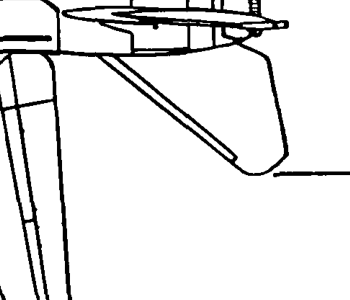
#> input picture references/NASA_stabilator_crop.png, 350 x 300 px, found by its file name
$ python extract_nasa_stab.py
#> lines starting #> are read from the running program, lines starting #| are printed output that depends on the picture; after the words box and inside, x2 and y2 are one past the last pixel; in counts of white or black regions, pixels touching at a corner belong together
import cv2, numpy as np, os
img=cv2.imread(r'C:\Users\dezen\Desktop\135er-Spandau-Defeat\side-projects\F14_TOMCAT_RC\\references\\NASA_stabilator_crop.png',0)
#> img is the input picture: shape (300, 350); min 0, max 255, mean 231.6
roi=img[20:210,60:310]
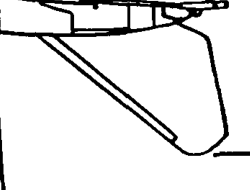
#> roi: shape (190, 250); min 0, max 255, mean 230
bw=cv2.threshold(roi,180,255,cv2.THRESH_BINARY_INV)[1]
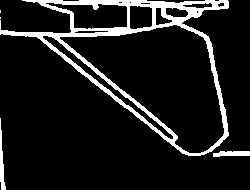
#> bw: shape (190, 250); 10.9% white; 5 white regions (2 under 20 px), largest, box (x1, y1, x2, y2) and area: (0, 0, 229, 156) 4775, (0, 118, 6, 190) 201, (213, 151, 250, 157) 176
# remove dimension line on far right / neighboring upper structure
bw[:,220:]=0
bw[:25,:]=0
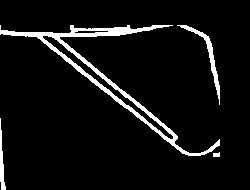
#> bw: shape (190, 250); 6.4% white; 4 white regions
contours,_=cv2.findContours(bw,cv2.RETR_EXTERNAL,cv2.CHAIN_APPROX_NONE)
#> contours = 4 contours, 1 with area under 20; largest, box (x1, y1, x2, y2) and area: (0, 25, 220, 156) 2944, (177, 25, 220, 105) 294, (0, 118, 6, 190) 127
arr=[]
for c in contours:
 x,y,w,h=cv2.boundingRect(c); a=cv2.contourArea(c)
 if a>100: arr.append((a,x,y,w,h,c))
#> this loop made 4 passes
#> (x, y, w, h, a) on passes 1 to 4: (213, 152, 7, 5, 18.5), (0, 118, 6, 72, 127), (177, 25, 43, 80, 294), (0, 25, 220, 131, 2944)
#> after the loop, arr = 3 items
for a,x,y,w,h,c in sorted(arr,reverse=True):
 print('contour',a,(x,y,w,h))
 eps=.012*cv2.arcLength(c,True)
 ap=cv2.approxPolyDP(c,eps,True).reshape(-1,2)
 print(ap.tolist())
 dbg=cv2.cvtColor(roi,cv2.COLOR_GRAY2BGR); cv2.drawContours(dbg,[c],-1,(0,0,255),2)
 for p in ap: cv2.circle(dbg,tuple(p),3,(255,0,0),-1)
 cv2.imwrite(r'C:\Users\dezen\Desktop\135er-Spandau-Defeat\side-projects\F14_TOMCAT_RC\\references\\NASA_stabilator_contour_debug.png',dbg)
 break
#> this loop made 1 pass
#> (a, x, y, w, h, eps) on pass 1: (2944, 0, 25, 220, 131, 9.92)
#| contour 2944.0 (0, 25, 220, 131)
#| [[0, 25], [39, 38], [182, 153], [219, 145], [183, 150], [59, 38], [172, 25]]
#> pass 1, `cv2.imwrite(r'C:\Users\dezen\Desktop\135er-Spandau-Defeat\side-project..`:
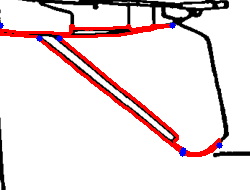
#> saved as NASA_stabilator_contour_debug.png: shape (190, 250, 3); mean B, G, R 224.7, 223.8, 237

$ run again, with references/NASA_F14_side_crop.png copied over references/NASA_stabilator_crop.png
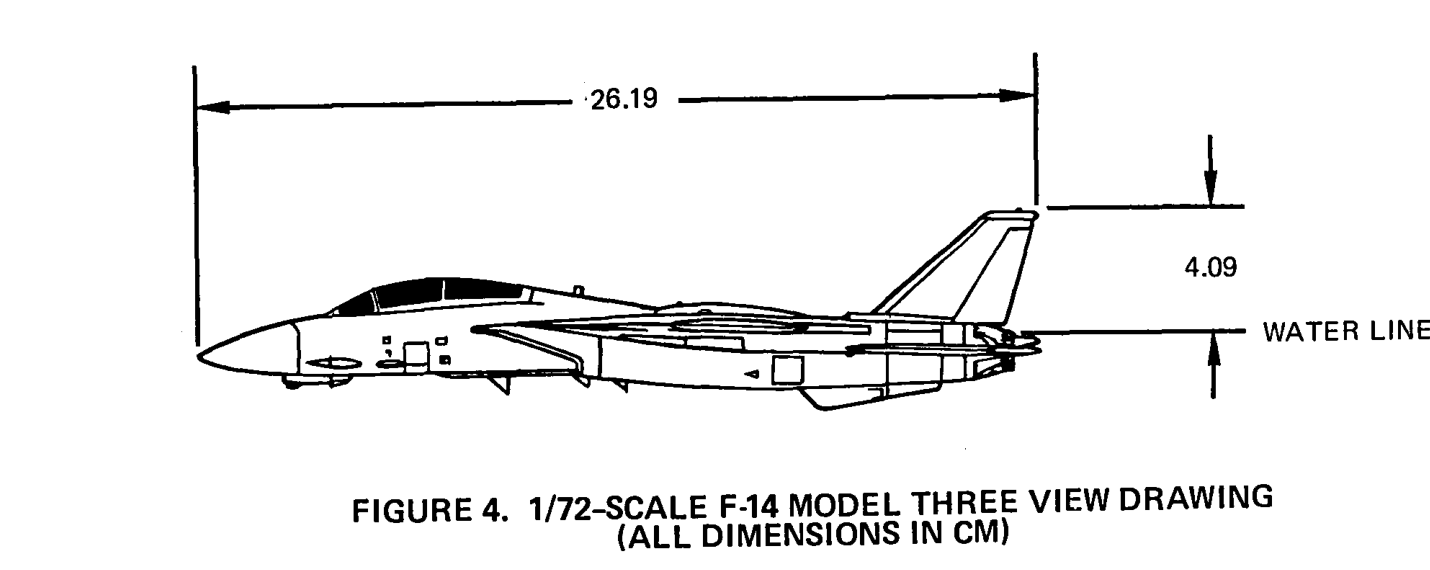
#> input picture references/NASA_F14_side_crop.png, 1430 x 570 px, found by its file name
#> img is the input picture: shape (570, 1430); min 0, max 255, mean 239.7
#> `bw[:,220:]=0`:
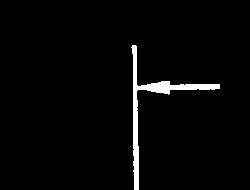
#> bw: shape (190, 250); 2.7% white; 1 white region
#> contours = 1 contour; box (x1, y1, x2, y2) and area: (131, 45, 220, 190) 1030
#> the loop `for c in contours:` made 1 pass
#> (x, y, w, h, a) on pass 1: (131, 45, 89, 145, 1030)
#> after the loop `for c in contours:`: arr = 1 item
#> the loop `for a,x,y,w,h,c in sorted(arr,reverse=True):` made 1 pass
#> (a, x, y, w, h, eps) on pass 1: (1030, 131, 45, 89, 145, 5.78)
#> (printed output is left out)
#> pass 1, `cv2.imwrite(r'C:\Users\dezen\Desktop\135er-Spandau-Defeat\side-project..`:
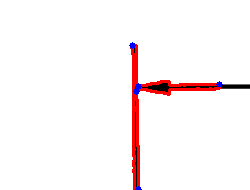
#> saved as NASA_stabilator_contour_debug.png: shape (190, 250, 3); mean B, G, R 245.4, 244.7, 252
